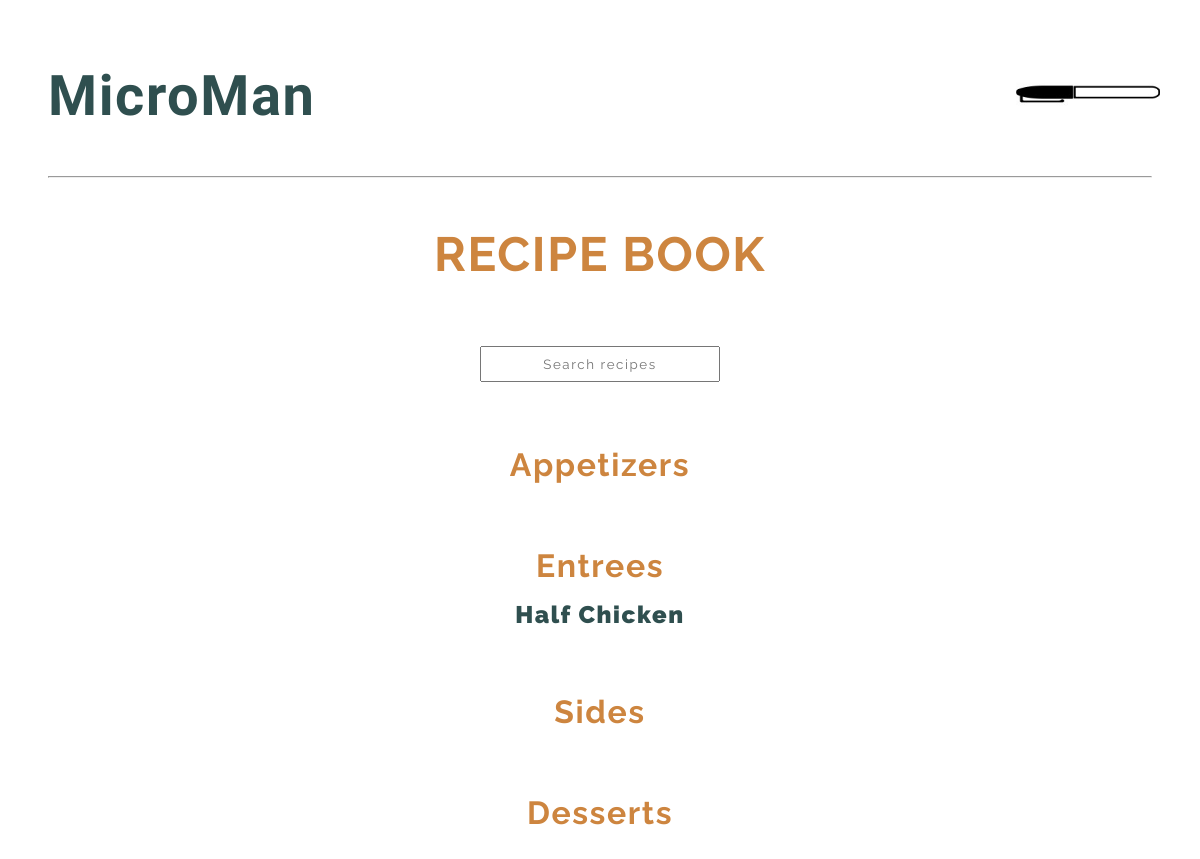
The app's page /recipes/ (signed in), older data.
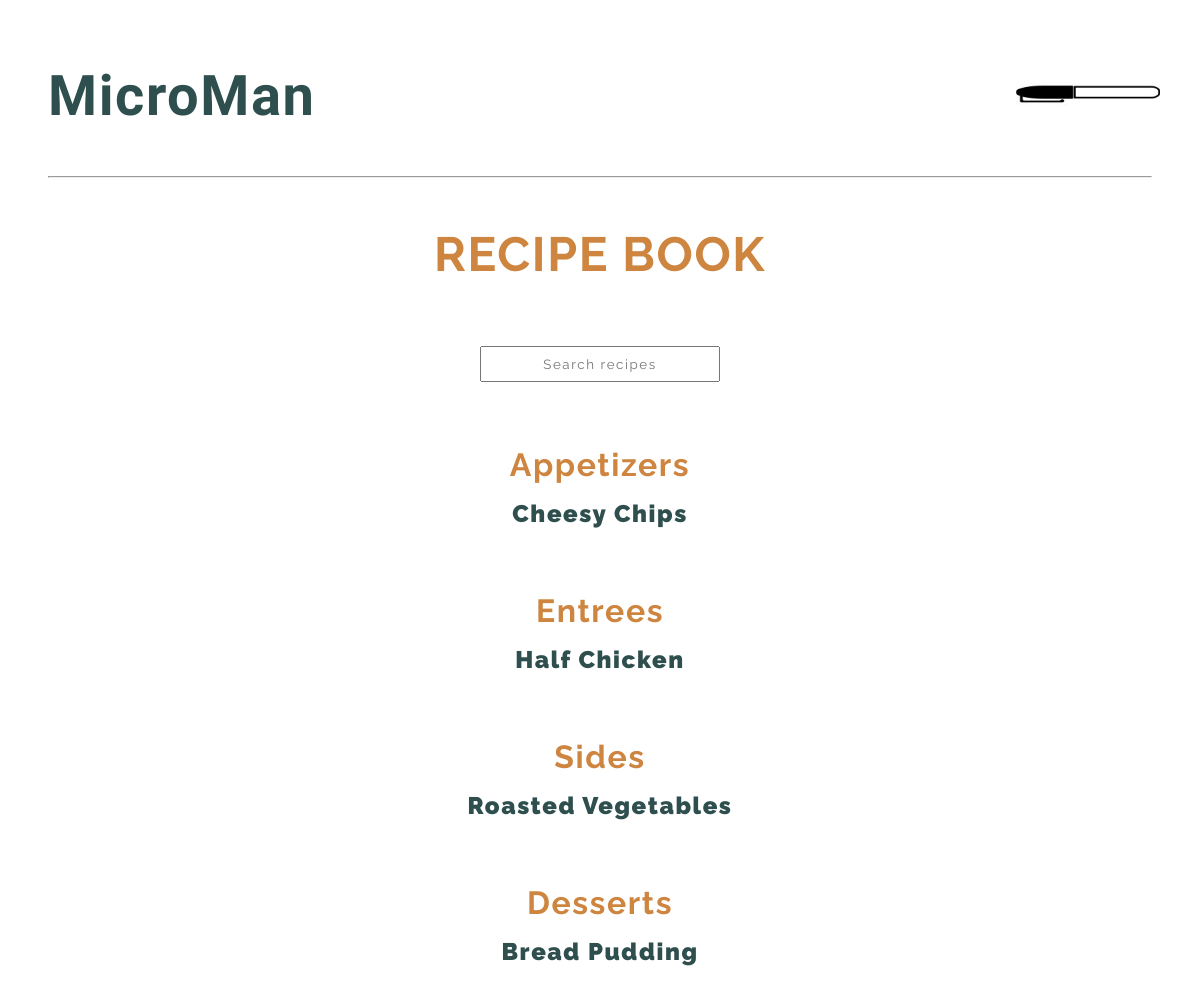
The same page, newer data.
### base/models.py (models this page shows, shortened)
class Recipe(models.Model):
  user = models.ForeignKey(CustomUser, related_name='recipe', on_delete=models.CASCADE, null=True)
  menu_headings = (
    ('Appetizers', 'Appetizers'),
    ('Entrees', 'Entrees'),
    ('Sides', 'Sides'),
    ('Desserts', 'Desserts'),
  )
  heading = models.CharField(max_length=10, choices=menu_headings)
  dish = models.CharField(max_length=200)
  prep_tasks = models.ManyToManyField('Prep', through='RecipeTasks', blank=True)
  ingredients = models.TextField()
  directions = models.TextField()
  prep_time = models.CharField(max_length=200)
  cooking_time = models.CharField(max_length=200)
  batch_size = models.CharField(max_length=200)
  par = models.CharField(max_length=200, blank=True)
  shelf_life = models.CharField(max_length=200, blank=True)
  updated = models.DateTimeField(auto_now=True)
  created = models.DateTimeField(auto_now_add=True)
  in_use = models.BooleanField()

### base/views.py (the view)
# urls.py: path('recipes/', views.recipes, name='recipes'),
def recipes(request):
    q = request.GET.get('q') if request.GET.get('q') != None else ''
    cards = Recipe.objects.filter(
        Q(heading__icontains=q) |
        Q(dish__icontains=q)
    )
    cards = Recipe.objects.all()
    todos = Prep.objects.all()
    context = {'cards': cards, 'todos': todos}
    return render(request, 'recipes.html', context)

### templates/recipes.html
{% extends 'main.html' %}
{% load static %}
{% block content %}
<h2 class='h2-header'>RECIPE BOOK</h2>
<form id='recipe-search-form' method="GET" action="/recipes/{{ card.id }}">
  <input type="text" name="q" placeholder="Search recipes"/>
</form>
<div id='recipe-book'>
  <div class='menu-section'>
    <h2>Appetizers</h2>
    {% for card in cards %}
      {% if card.heading == 'Appetizers' %}
      <p><a href='/recipes/{{ card.id }}'>{{ card.dish }}</a></p>
      {% endif %}
    {% endfor %}
  </div>
  <div class='menu-section'>
    <h2>Entrees</h2>
    {% for card in cards %}
      {% if card.heading == 'Entrees' %}
      <p><a href='/recipes/{{ card.id }}'>{{ card.dish }}</a></p>
      {% endif %}
    {% endfor %}
  </div>
  <div class='menu-section'>
    <h2>Sides</h2>
    {% for card in cards %}
      {% if card.heading == 'Sides' %}
      <p><a href='/recipes/{{ card.id }}'>{{ card.dish }}</a></p>
      {% endif %}
    {% endfor %}
  </div>
  <div class='menu-section'>
    <h2>Desserts</h2>
    {% for card in cards %}
      {% if card.heading == 'Desserts' %}
      <p><a href='/recipes/{{ card.id }}'>{{ card.dish }}</a></p>
      {% endif %}
    {% endfor %}
  </div>
</div>
{% endblock content %}

Row changes from the older to the newer data that the page shows:
added Recipe: dish "Cheesy Chips", shown under "Appetizers"
added Recipe: dish "Roasted Vegetables", shown under "Sides"
added Recipe: dish "Bread Pudding", shown under "Desserts"
